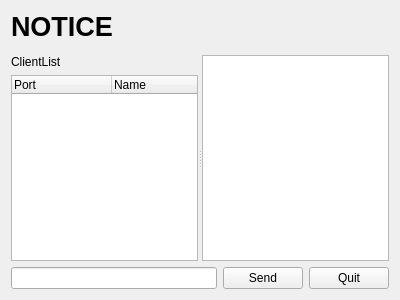
<?xml version="1.0" encoding="UTF-8"?>
<ui version="4.0">
 <class>ChatNoticeDetails</class>
 <widget class="QWidget" name="ChatNoticeDetails">
  <property name="geometry">
   <rect>
    <x>0</x>
    <y>0</y>
    <width>400</width>
    <height>300</height>
   </rect>
  </property>
  <property name="windowTitle">
   <string>Form</string>
  </property>
  <layout class="QHBoxLayout" name="horizontalLayout_2">
   <item>
    <layout class="QVBoxLayout" name="verticalLayout_3">
     <item>
      <widget class="QLabel" name="Noticelabel">
       <property name="font">
        <font>
         <pointsize>20</pointsize>
         <bold>true</bold>
         <underline>false</underline>
        </font>
       </property>
       <property name="text">
        <string>NOTICE</string>
       </property>
      </widget>
     </item>
     <item>
      <layout class="QVBoxLayout" name="verticalLayout_2">
       <item>
        <spacer name="verticalSpacer">
         <property name="orientation">
          <enum>Qt::Vertical</enum>
         </property>
         <property name="sizeHint" stdset="0">
          <size>
           <width>20</width>
           <height>13</height>
          </size>
         </property>
        </spacer>
       </item>
       <item>
        <widget class="QSplitter" name="Nsplitter">
         <property name="orientation">
          <enum>Qt::Horizontal</enum>
         </property>
         <widget class="QWidget" name="layoutWidget">
          <layout class="QVBoxLayout" name="verticalLayout">
           <item>
            <widget class="QLabel" name="clientlabel">
             <property name="text">
              <string>ClientList</string>
             </property>
            </widget>
           </item>
           <item>
            <widget class="QTreeWidget" name="clientTreeWidget">
             <property name="verticalScrollBarPolicy">
              <enum>Qt::ScrollBarAsNeeded</enum>
             </property>
             <property name="horizontalScrollBarPolicy">
              <enum>Qt::ScrollBarAlwaysOff</enum>
             </property>
             <property name="selectionBehavior">
              <enum>QAbstractItemView::SelectItems</enum>
             </property>
             <property name="rootIsDecorated">
              <bool>false</bool>
             </property>
             <property name="headerHidden">
              <bool>false</bool>
             </property>
             <column>
              <property name="text">
               <string>Port</string>
              </property>
             </column>
             <column>
              <property name="text">
               <string>Name</string>
              </property>
             </column>
            </widget>
           </item>
          </layout>
         </widget>
         <widget class="QTextEdit" name="noticetextEdit"/>
        </widget>
       </item>
       <item>
        <layout class="QHBoxLayout" name="horizontalLayout">
         <item>
          <widget class="QLineEdit" name="noticelineEdit"/>
         </item>
         <item>
          <widget class="QPushButton" name="sendpushButton">
           <property name="text">
            <string>Send</string>
           </property>
          </widget>
         </item>
         <item>
          <widget class="QPushButton" name="quitpushButton">
           <property name="text">
            <string>Quit</string>
           </property>
          </widget>
         </item>
        </layout>
       </item>
      </layout>
     </item>
    </layout>
   </item>
  </layout>
 </widget>
 <resources/>
 <connections/>
</ui>
